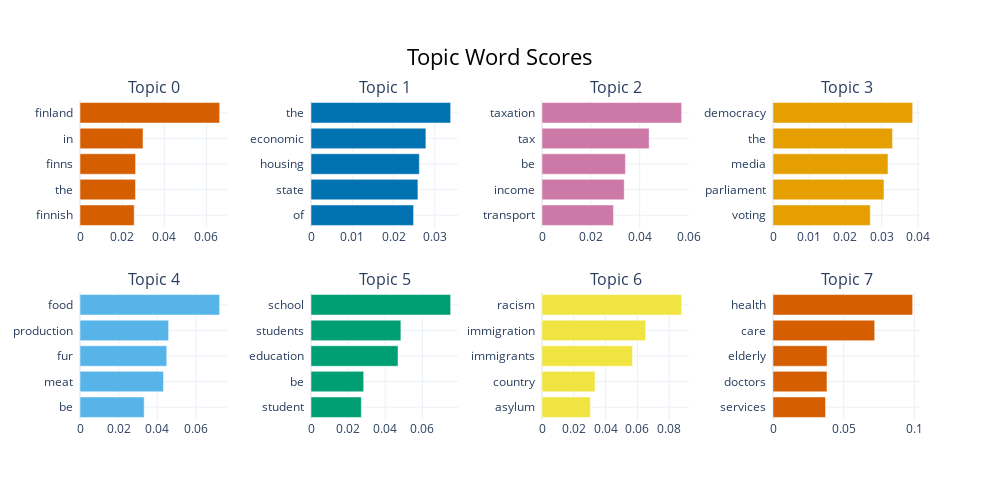

Notebook cell for this chart:
### Markdown cell above
## Visualization

### Code cell
topic_model.visualize_barchart()

### Figure 1 — Plotly figure (JSON) as saved in the notebook; plotly's stock layout.template omitted (floating-point values rounded to 4 significant figures)
{"data": [{"marker": {"color": "#D55E00"}, "orientation": "h", "type": "bar", "x": [0.02572, 0.02634, 0.02639, 0.02991, 0.06627], "xaxis": "x", "y": ["finnish  ", "the  ", "finns  ", "in  ", "finland  "], "yaxis": "y"}, {"marker": {"color": "#0072B2"}, "orientation": "h", "type": "bar", "x": [0.02486, 0.02591, 0.02625, 0.02785, 0.03385], "xaxis": "x2", "y": ["of  ", "state  ", "housing  ", "economic  ", "the  "], "yaxis": "y2"}, {"marker": {"color": "#CC79A7"}, "orientation": "h", "type": "bar", "x": [0.02928, 0.03367, 0.03416, 0.04385, 0.05717], "xaxis": "x3", "y": ["transport  ", "income  ", "be  ", "tax  ", "taxation  "], "yaxis": "y3"}, {"marker": {"color": "#E69F00"}, "orientation": "h", "type": "bar", "x": [0.02685, 0.03062, 0.03173, 0.033, 0.03854], "xaxis": "x4", "y": ["voting  ", "parliament  ", "media  ", "the  ", "democracy  "], "yaxis": "y4"}, {"marker": {"color": "#56B4E9"}, "orientation": "h", "type": "bar", "x": [0.03322, 0.04326, 0.04492, 0.04587, 0.0723], "xaxis": "x5", "y": ["be  ", "meat  ", "fur  ", "production  ", "food  "], "yaxis": "y5"}, {"marker": {"color": "#009E73"}, "orientation": "h", "type": "bar", "x": [0.0271, 0.02838, 0.0469, 0.04843, 0.07525], "xaxis": "x6", "y": ["student  ", "be  ", "education  ", "students  ", "school  "], "yaxis": "y6"}, {"marker": {"color": "#F0E442"}, "orientation": "h", "type": "bar", "x": [0.03042, 0.03333, 0.05695, 0.06523, 0.08784], "xaxis": "x7", "y": ["asylum  ", "country  ", "immigrants  ", "immigration  ", "racism  "], "yaxis": "y7"}, {"marker": {"color": "#D55E00"}, "orientation": "h", "type": "bar", "x": [0.03715, 0.0382, 0.03828, 0.07199, 0.09884], "xaxis": "x8", "y": ["services  ", "doctors  ", "elderly  ", "care  ", "health  "], "yaxis": "y8"}], "layout": {"annotations": [{"font": {"size": 16}, "showarrow": false, "text": "Topic 0", "x": 0.0875, "xanchor": "center", "xref": "paper", "y": 1, "yanchor": "bottom", "yref": "paper"}, {"font": {"size": 16}, "showarrow": false, "text": "Topic 1", "x": 0.3625, "xanchor": "center", "xref": "paper", "y": 1, "yanchor": "bottom", "yref": "paper"}, {"font": {"size": 16}, "showarrow": false, "text": "Topic 2", "x": 0.6375, "xanchor": "center", "xref": "paper", "y": 1, "yanchor": "bottom", "yref": "paper"}, {"font": {"size": 16}, "showarrow": false, "text": "Topic 3", "x": 0.9125, "xanchor": "center", "xref": "paper", "y": 1, "yanchor": "bottom", "yref": "paper"}, {"font": {"size": 16}, "showarrow": false, "text": "Topic 4", "x": 0.0875, "xanchor": "center", "xref": "paper", "y": 0.4, "yanchor": "bottom", "yref": "paper"}, {"font": {"size": 16}, "showarrow": false, "text": "Topic 5", "x": 0.3625, "xanchor": "center", "xref": "paper", "y": 0.4, "yanchor": "bottom", "yref": "paper"}, {"font": {"size": 16}, "showarrow": false, "text": "Topic 6", "x": 0.6375, "xanchor": "center", "xref": "paper", "y": 0.4, "yanchor": "bottom", "yref": "paper"}, {"font": {"size": 16}, "showarrow": false, "text": "Topic 7", "x": 0.9125, "xanchor": "center", "xref": "paper", "y": 0.4, "yanchor": "bottom", "yref": "paper"}], "height": 500, "hoverlabel": {"bgcolor": "white", "font": {"family": "Rockwell", "size": 16}}, "showlegend": false, "title": {"font": {"color": "Black", "size": 22}, "text": "Topic Word Scores", "x": 0.5, "xanchor": "center", "yanchor": "top"}, "width": 1000, "xaxis": {"anchor": "y", "domain": [0, 0.175], "showgrid": true}, "xaxis2": {"anchor": "y2", "domain": [0.275, 0.45], "showgrid": true}, "xaxis3": {"anchor": "y3", "domain": [0.55, 0.725], "showgrid": true}, "xaxis4": {"anchor": "y4", "domain": [0.825, 1], "showgrid": true}, "xaxis5": {"anchor": "y5", "domain": [0, 0.175], "showgrid": true}, "xaxis6": {"anchor": "y6", "domain": [0.275, 0.45], "showgrid": true}, "xaxis7": {"anchor": "y7", "domain": [0.55, 0.725], "showgrid": true}, "xaxis8": {"anchor": "y8", "domain": [0.825, 1], "showgrid": true}, "yaxis": {"anchor": "x", "domain": [0.6, 1], "showgrid": true}, "yaxis2": {"anchor": "x2", "domain": [0.6, 1], "showgrid": true}, "yaxis3": {"anchor": "x3", "domain": [0.6, 1], "showgrid": true}, "yaxis4": {"anchor": "x4", "domain": [0.6, 1], "showgrid": true}, "yaxis5": {"anchor": "x5", "domain": [0, 0.4], "showgrid": true}, "yaxis6": {"anchor": "x6", "domain": [0, 0.4], "showgrid": true}, "yaxis7": {"anchor": "x7", "domain": [0, 0.4], "showgrid": true}, "yaxis8": {"anchor": "x8", "domain": [0, 0.4], "showgrid": true}}}
